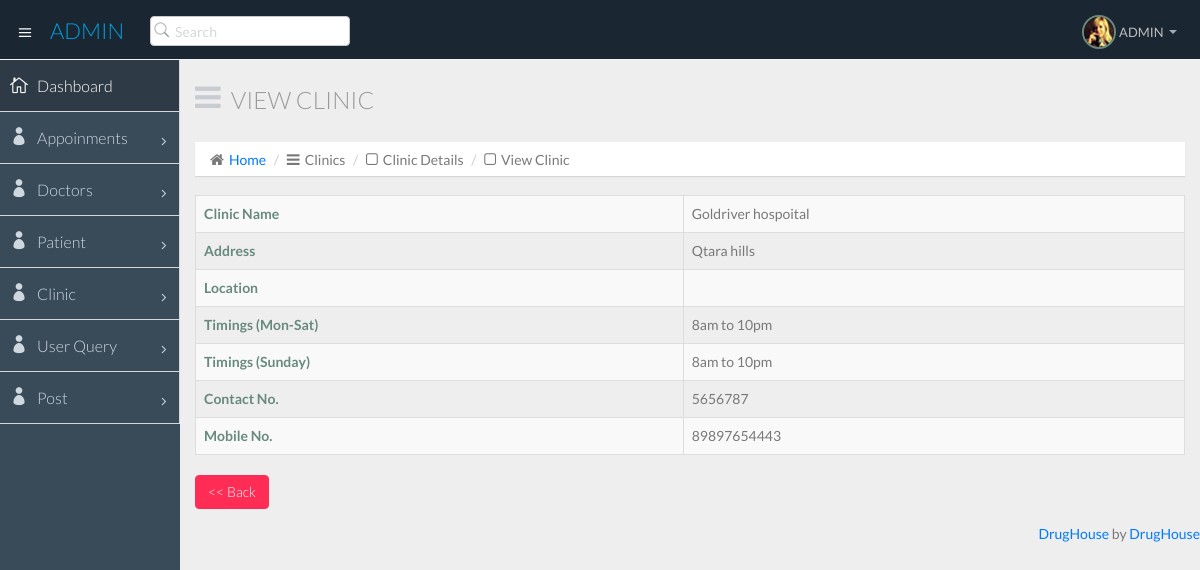
The app's page /admin/admin_allClinic_view.php?cid=13 with its own data.
### tables this page shows
CREATE TABLE `clinics` (
  `clinic_id` int(100) NOT NULL,
  `d_id` int(100) NOT NULL,
  `name` varchar(200) NOT NULL,
  `address` varchar(200) NOT NULL,
  `location` varchar(150) DEFAULT NULL,
  `timing_ms` varchar(200) NOT NULL,
  `timing_sun` varchar(200) NOT NULL,
  `contact_no` varchar(200) NOT NULL,
  `mobile_no` varchar(200) NOT NULL
);

### admin/admin_allClinic_view.php (the view, shortened to what this page needs)
<?php
require('./comnpages/config.php');
?>
<!DOCTYPE html>
<html lang="en">
  <head>
    <link href="css/bootstrap.min.css" rel="stylesheet">
    <link href="css/bootstrap-theme.css" rel="stylesheet">
    <link href="css/elegant-icons-style.css" rel="stylesheet" />
    <link href="css/font-awesome.min.css" rel="stylesheet" />
    <link href="css/style.css" rel="stylesheet">
    <link href="css/style-responsive.css" rel="stylesheet" />
  </head>
  <body>
  <section id="container" class="">
      <?php require('./comnpages/header.php'); ?>
	   <?php require('./comnpages/side.php'); ?>
      <section id="main-content">
          <section class="wrapper">
		  <div class="row">
				<div class="col-lg-12">
					<h3 class="page-header"><i class="fa fa fa-bars"></i>View Clinic</h3>
					<ol class="breadcrumb">
						<li><i class="fa fa-home"></i><a href="index.html">Home</a></li>
						<li><i class="fa fa-bars"></i>Clinics</li>
						<li><i class="fa fa-square-o"></i>Clinic Details</li>
						<li><i class="fa fa-square-o"></i>View Clinic</li>
					</ol>
				</div>
			</div>
			<div class="box box-primary" >
						<?php
			$update_id=$_REQUEST['cid'];
			$c_select = mysqli_query($conn,"SELECT * FROM clinics WHERE clinic_id='$update_id'");
			$data_row = mysqli_fetch_array($c_select);
				?>
				 <table id="example1" class="table table-bordered table-striped">
                <tr>
                  <th> Clinic Name</th>	<td> <?php echo $data_row['name']; ?> </td>
				</tr>
				<tr>
                  <th>Address</th>	<td> <?php echo $data_row['address']; ?> </td>
				</tr>
				<tr>
                  <th>Location</th>	<td> <?php echo $data_row['location']; ?> </td>
				</tr>
				<tr>
                  <th>Timings (Mon-Sat)</th><td> <?php echo $data_row['timing_ms']; ?> </td>
                </tr>
				<tr>
				  <th>Timings (Sunday)</th> <td> <?php echo $data_row['timing_sun']; ?> </td>
				</tr>
				<tr>
				  <th>Contact No.</th> <td> <?php echo $data_row['contact_no']; ?> </td>
				</tr>
				<tr>
				  <th>Mobile No.</th> <td> <?php echo $data_row['mobile_no']; ?> </td>
				</tr>
				 </table>
			  <div class="box-footer">
					 <a  href="./admin_allClinic.php" class="btn btn-danger"> << Back</a>
                  </div>
            </div>
          </section>
      </section>
		  <?php include("./comnpages/credit.php");?>
  </section>
  </body>
</html>

### records on screen
clinics: name "Goldriver hospoital", address "Qtara hills", timing_ms "8am to 10pm", timing_sun "8am to 10pm", contact_no "5656787", mobile_no "89897654443"
